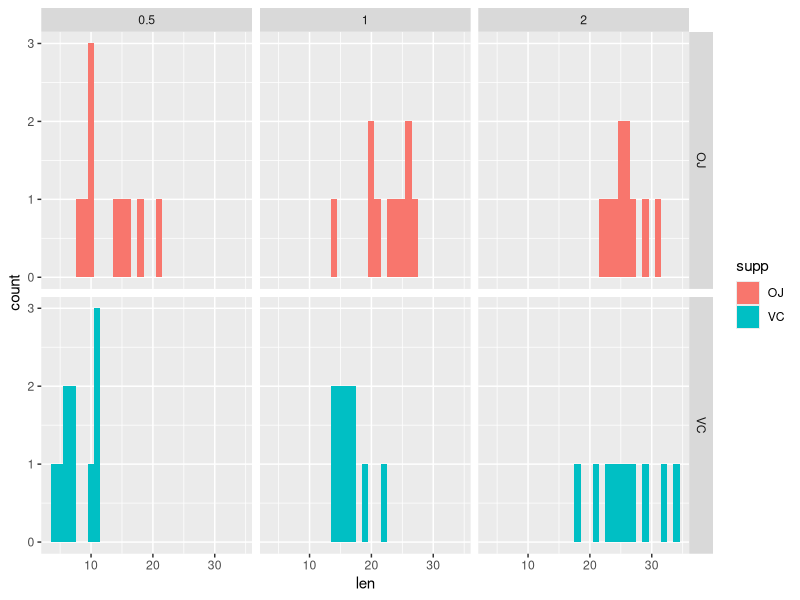

Write R code to recreate this figure. (Note: this script raises an error after producing the figure.)
library(ggplot2)
data(ToothGrowth)


ToothGrowth$dose <-as.factor(ToothGrowth$dose)

ggplot(ToothGrowth) +
    geom_histogram(binwidth = 1, aes(x = len, fill = supp)) + 
    facet_grid(supp ~ dose)


t.test(len ~ supp, paired = F, var.equal = F, data = ToothGrowth[ToothGrowth$dose == 0.5,])
t.test(len ~ supp, paired = F, var.equal = F, data = ToothGrowth[ToothGrowth$dose == 1,])
t2 <- t.test(len ~ supp, paired = F, var.equal = F, data = ToothGrowth[ToothGrowth$dose == 2,])

t.test(len ~ dose, paired = F, data = ToothGrowth)


stat_by_supp <- sapply(unique(ToothGrowth$dose), function(d) {
    stat <- t.test(len ~ supp, paired = F, var.equal = F, data = ToothGrowth[ToothGrowth$dose == d,])
    stat$dose <- d
    stat
})
t(stat_by_supp)

dose_combn <- combn(as.character(unique(ToothGrowth$dose)), 2)
stat_by_dose <- mapply(function(f, s) {
    dose_pair <- c(f, s) 
    print(dose_pair)
    stat <- t.test(len ~ dose, paired = F, var.equal = F, data = ToothGrowth[ToothGrowth$dose %in% dose_pair,])
    stat$dose.first <- dose_pair[1]   
    stat$dose.second <- dose_pair[2]
    stat
}, dose_combn[1, ], dose_combn[2, ])
t(stat_by_dose)
